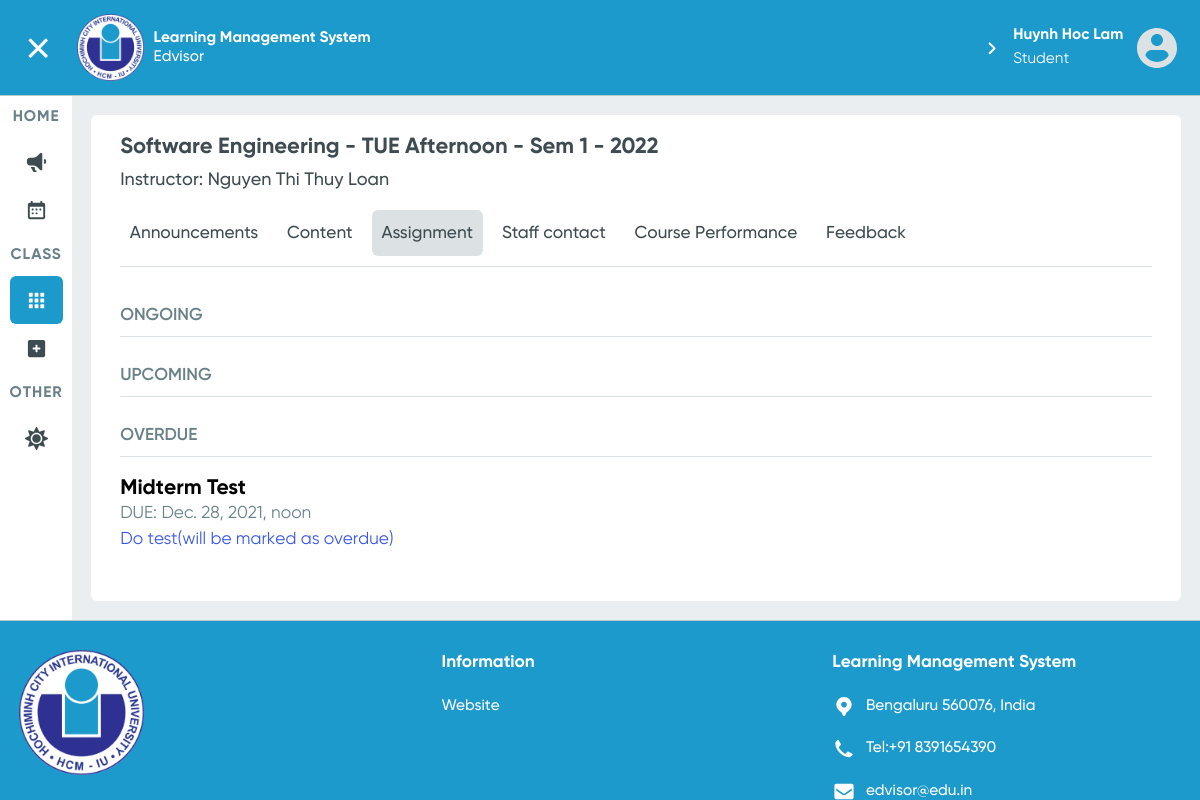
The app's page /user/student/1/class/1/assignment (signed in) with its own data.
### User/models.py (models this page shows, shortened)
class User(AbstractBaseUser, PermissionsMixin):
    objects = MyUserManager()
    email = models.EmailField(unique=True)
    first_name = models.CharField(max_length=20)
    middle_name = models.CharField(max_length=20, blank=True)
    last_name = models.CharField(max_length=20)
    phone_number = models.CharField(max_length=12, blank=True)
    is_admin = models.BooleanField(default=False)
    is_staff = models.BooleanField(default=False)
    is_active = models.BooleanField(default=True)
    type= [
        ("Student","student"),
        ("Lecturer","lecturer")
    ]
    user_type = models.CharField(max_length=10,choices=type,null=True,blank=True)
    USERNAME_FIELD = 'email'
    def is_student(self):
        return hasattr(self,'student')
    def is_lecturer(self):
        return hasattr(self,'lecturer')
    @property
    def full_name(self):
        return self.last_name + " " + self.middle_name + " " + self.first_name

class Lecturer(models.Model):
    user_id= models.OneToOneField(User,on_delete=CASCADE)

### Courses/models.py (models this page shows, shortened)
class Class(models.Model):
    course = models.ForeignKey(Course, on_delete=CASCADE)
    lecturer = models.ForeignKey(Lecturer, on_delete=CASCADE)
    schedule = models.ForeignKey(Schedule, on_delete=SET_NULL, null=True,blank=True)
    start_date = models.DateTimeField(default=datetime.datetime(2021, 9, 6))
    @property
    def month(self):
        return int(self.start_date.strftime("%m"))
    @property
    def year(self):
        return int(self.start_date.strftime("%Y"))
    @property
    def sem_year(self):
        year = self.year
        month = self.month
        if month in [9, 10, 11, 12, 1]:
            return "Sem 1 - {}".format(year + 1)
        elif month in [2, 3, 4, 5, 6]:
            return "Sem 2 - {}".format(int(year))
    @property
    def is_displayable(self):
        utc = pytz.UTC
        now = utc.localize(datetime.datetime.now())
        if (now < self.start_date):
            return False
        else:
            return True

class Course(models.Model):
    major = models.ManyToManyField(Major)
    name = models.CharField(max_length=80)

class Schedule(models.Model):
    DAYS_OF_WEEK = [
        ('MON', 'Monday'),
        ('TUE', 'Tuesday'),
        ('WED', 'Wednesday'),
        ('THU', 'Thursday'),
        ('FRI', 'Friday'),
        ('SAT', 'Saturday'),
        ('SUN', 'Sunday'),
    ]
    day_of_the_week = models.CharField(max_length=3, choices=DAYS_OF_WEEK)
    start_time = models.TimeField(auto_now=False, auto_now_add=False)
    duration = models.DurationField()
    @property
    def day_part(self):
        if (self.start_time <= datetime.time(12)):
            return 'Morning'
        else:
            return 'Afternoon'
    def __str__(self):
        return self.day_of_the_week + " " + self.day_part
    class Meta:
        pass

### Classwork/models.py (models this page shows, shortened)
class Test(models.Model):
  class_id = models.ForeignKey("Courses.Class",on_delete=CASCADE)
  test_description = models.TextField(null=True,blank=True)
  attached_file = models.FileField(null=True,blank=True,upload_to='tests/')
  test_name = models.CharField(max_length=100)
  publish_time = models.DateTimeField()
  end_time = models.DateTimeField()
  time_modified = models.DateTimeField(auto_now=True)
  available_time_after_deadline = models.DurationField(default=datetime.timedelta(hours=6)) # available for submission after deadline
  is_quiz = models.BooleanField(default=False)

### User/views.py (the view)
    def decorate(*args, **kwargs):
        userID = kwargs['id']
        request = args[0]
        if request.user.id == None:
            return HttpResponseRedirect(reverse("login"))
        elif request.user.is_student():
            user = Student.objects.get(id=userID).user_id
        elif request.user.is_lecturer():
            user = Lecturer.objects.get(id=userID).user_id
        else:
            user = User.objects.get(id=userID)
        if request.user == user and request.user.is_authenticated:
            return func(*args, **kwargs)
        else:
            return HttpResponseRedirect(reverse("guest-announcement-page"))

### Courses/templates/Courses/class-assignment.html (shortened to what this page needs)
{% extends 'Courses/base-class-course.html' %}
{% load static %}
{% block stylesheets %}
  {{ block.super }}
  <link rel="stylesheet" href="{% static 'Courses/class-assignment.css' %}">
{% endblock %}
{% block class-assignment-active %}active{% endblock %}
{% block panel-content %}
  <h4>ONGOING</h4>
  <h4>UPCOMING</h4>
  <h4>OVERDUE</h4>
  {% for test in overdue %}
    <article>
      <div class="heading">
        <h3>{{ test.obj.test_name }}</h3>
        <p class="due-text">DUE: {{ test.obj.end_time }}</p>
        <p>
          <a href="{% url 'do-test' user.student.id student_class.id test.obj.id %}">Do test(will be marked as
            overdue)</a>
        </p>
      </div>
    </article>
  {% endfor %}
{% endblock %}

### Courses/templates/Courses/base-class-course.html (shortened to what this page needs)
{% extends 'Home/index.html' %}
{% load static %}
{% block stylesheets %}
  <link rel="stylesheet" href="{% static 'Courses/base-student-class.css' %}">
{% endblock %}
{% block my-courses-active %}active{% endblock %}
{% block main-content %}
  <article class="panel">
    <header>
      {% if user.user_type == 'Student' %}
        <h2>{{ student_class.course.name }} - {{ student_class.schedule }} - {{ student_class.sem_year }}</h2>
      {% elif user.user_type == 'Lecturer' %}
        <h2>{{ lecturer_class.course.name }} - {{ lecturer_class.schedule }} - {{ lecturer_class.sem_year }}</h2>
      {% endif %}
      {% if user.user_type == 'Student' %}
        <p>Instructor: {{ student_class.lecturer.user_id.full_name }}</p>
      {% endif %}
      {% block tabs_navbar %}
        <ul class="flex-tabs">
          <li>
            <a class="tab {% block class-announcements-active %}{% endblock %}"
               href="{% if user.user_type == 'Student' %}
                      {% url 'student-class-announcement-page' user.student.id student_class.id %}
                      {% elif user.user_type == 'Lecturer' %}
                      {% url 'lecturer-class-announcement-page' user.lecturer.id lecturer_class.id %}
                      {% endif %}">
              Announcements
            </a>
          </li>
          <li>
            <a class="tab {% block class-content-active %}{% endblock %}"
               href="{% if user.user_type == 'Student' %}
                      {% url 'student-class-content-page' user.student.id student_class.id %}
                      {% elif user.user_type == 'Lecturer' %}
                      {% url 'lecturer-class-content-page' user.lecturer.id lecturer_class.id %}
                      {% endif %}">
              Content
            </a>
          </li>
          <li>
            <a class="tab {% block class-assignment-active %}{% endblock %}"
               href="{% if user.user_type == 'Student' %}
                      {% url 'student-class-assignment-page' user.student.id student_class.id %}
                      {% elif user.user_type == 'Lecturer' %}
                      {% url 'lecturer-class-assignment-page' user.lecturer.id lecturer_class.id %}
                      {% endif %}">
              Assignment
            </a>
          </li>
          <li>
            <a class="tab {% block class-staff-contacts-active %}{% endblock %}"
                 href="{% if user.user_type == 'Student' %}{% url 'student-staff-contact-page' user.student.id student_class.id %}
                       {% elif user.user_type == 'Lecturer' %}{% url 'lecturer-staff-contact-page' user.lecturer.id lecturer_class.id %}
                       {% endif %}">Staff contact</a>
          </li>
          {% if user.user_type == 'Lecturer' %}
            <li>
              <a class="tab {% block class-view-student-list-active %}{% endblock %}"
                 href="{% url 'lecturer-class-view-student-list' user.lecturer.id lecturer_class.id %}">Student List</a>
            </li>
          {% elif user.user_type == 'Student' %}
            <li>
              <a class="tab {% block student-view-self-course-performance-active %}{% endblock %}" href="{% url 'student-view-self-course-performance' user.student.id student_class.id %}">Course Performance</a>
            </li>
          {% endif %}
          <li>
            <a class="tab {% block class-feedback-active %}{% endblock %}"
                 href="{% if user.user_type == 'Student' %}{% url 'student-class-feedback-page' user.student.id student_class.id %}
                       {% elif user.user_type == 'Lecturer' %}{% url 'lecturer-class-feedback-page' user.lecturer.id lecturer_class.id %}
                       {% endif %}">Feedback</a>
          </li>
        </ul>
      {% endblock tabs_navbar %}
    </header>
    {% block panel-content %}{% endblock panel-content %}
  </article>
{% endblock %}

### Home/templates/Home/index.html (shortened to what this page needs)
<!DOCTYPE html>
<html lang="en">
<head>
  {% load static %}
  <link rel="stylesheet" href="{% static 'Home/index.css' %}">
  <link rel="stylesheet" href="{% static 'Home/components.css' %}">
  {% block stylesheets %}{% endblock stylesheets %}
</head>
<body class="page-grid">
<header class="header-bar {% if user.is_authenticated %}user-login{% endif %}">
  <div id="toggle-nav-sidebar" class="sidebar-button">
  </div>
  <a class="logo"
     href="{% if user.user_type == 'Student' %}{% url 'student-announcement-page' user.student.id %}
            {% elif user.user_type == 'Lecturer' %}{% url 'lecturer-announcement-page' user.lecturer.id %}
            {% else %} {% url 'guest-announcement-page' %}{% endif %}">
    <img src="{% static 'images/masked-iu-logo-160px-png@1X.png' %}"
         alt="International University's Learning Management System"
         srcset="{% static 'images/masked-iu-logo-160px-png@1x.png' %} 1x, {% static 'images/masked-iu-logo-160px-png@2x.png' %} 2x, {% static 'images/masked-iu-logo-160px-png@3x.png' %} 3x">
    <h1><b>Learning Management System</b><br>
      Edvisor</h1>
  </a>
  <nav class="header-nav">
    <ul>
      {% if user.is_authenticated %}
        <li>
          <div class="my-profile" href="#" tabindex="0">
            <p><b>{{ user.full_name }}</b><br>
              {{ user.user_type }}</p>
            <img src="{% static 'icons/small-avatar-icon-svg.svg' %}" alt="My avatar">
          </div>
        </li>
      {% endif %}
    </ul>
  </nav>
</header>
<aside class="sidebar">
  <nav class="sidebar-nav" style="display: none">
    <ul>
      <li class="section-title"><p>HOME</p></li>
      <li class="btn btn-grid {% block announcements-active %}{% endblock announcements-active %}">
        <a href="{% if user.user_type == 'Student' %}{% url 'student-announcement-page' user.student.id %}
                  {% elif user.user_type == 'Lecturer' %}{% url 'lecturer-announcement-page' user.lecturer.id %}
                  {% else %} {% url 'guest-announcement-page' %} {% endif %}">
          <span class="label">Announcements</span></a></li>
      <li class="btn btn-grid {% block calendar-active %}{% endblock calendar-active %}">
        <a href="{% if user.user_type == 'Student' %}{% url 'student-schedule-page' user.student.id %}
                  {% elif user.user_type == 'Lecturer' %}{% url 'lecturer-schedule-page' user.lecturer.id %}#
                  {% else %} {% url 'login' %} {% endif %}">
          <span class="label">Calender</span></a></li>
    </ul>
    <ul>
      <li class="section-title"><p>CLASS</p></li>
      <li class="btn btn-grid {% block my-courses-active %}{% endblock my-courses-active %}">
        <a href="{% if user.user_type == 'Student' %}{% url 'active-student-classes-page' user.student.id %}
                  {% elif user.user_type == 'Lecturer' %}{% url 'active-lecturer-classes-page' user.lecturer.id %}
                  {% else %}{% url 'login' %}{% endif %}">
          <span class="label">My Classes</span></a>
      </li>
      {% if user.user_type == 'Student' %}
        <li class="btn btn-grid {% block registration-active %}{% endblock registration-active %}">
          <a href="{% url 'student-class-registration-page' user.student.id %}">
            <span class="label">Registration</span></a></li>
      {% endif %}
    </ul>
    <ul>
      <li class="section-title"><p>OTHER</p></li>
      <li class="btn btn-grid">
        <a id="toggle-theme" href="#">
          <span class="label">UI Theme</span></a></li>
    </ul>
  </nav>
</aside>
<main>
  {% block main-content %}
  {% endblock %}
</main>
<footer class="page-footer {% if user.is_authenticated %}user-login{% endif %}">
  <div class="footer-top-container">
    <img class="footer-logo" src="{% static 'images/masked-iu-logo-160px-png@1X.png' %}"
         alt="International University Logo"
         srcset="{% static 'images/masked-iu-logo-160px-png@1x.png' %} 1x, {% static 'images/masked-iu-logo-160px-png@2x.png' %} 2x, {% static 'images/masked-iu-logo-160px-png@3x.png' %} 3x">
    <ul>
      <li class="icon-list-heading">Information</li>
      <li><a href="https://hcmiu.edu.vn/" target="_blank">Website</a></li>
    </ul>
    <ul class="icon-list">
      <li class="icon-list-heading">Learning Management System</li>
      <li><a href="geo:10.868562,106.796312">
        <p>Bengaluru 560076, India</p>
      </a></li>
      <li><a href="tel:+91 8391654390">
        <p>Tel:+91 8391654390</p>
      </a></li>
      <li>
        <a href="mailto:edvisor@edu.in">
          <p>edvisor@edu.in</p>
        </a>
      </li>
    </ul>
  </div>
</footer>
</body>
</html>

### records on screen
User: full_name "Huynh Hoc Lam", user_type "Student"
Class: course.name "Software Engineering", schedule "TUE Afternoon", sem_year "Sem 1 - 2022", lecturer.user_id.full_name "Nguyen Thi Thuy Loan"
Test: obj.test_name "Midterm Test", obj.end_time "Dec. 28, 2021, noon"
